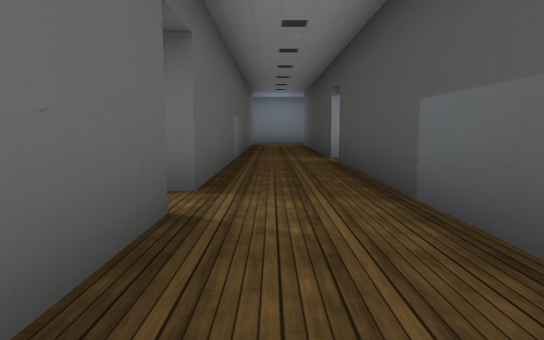
view 1 (above)

18 first-person views from a walk through a Unity game level. The camera is 1.2 m above the floor, tilts 6° down and sees 70° across. The floor is counted in squares, 2 m on a side. Each view is taken from the middle of a square. On the plan, view 1 faces up. The plan holds only what a view shows up to about 11 squares ahead; the rest is blank. The place goes on beyond the plan. The player character is not drawn. Some surface patterns are stand-ins.

view 2
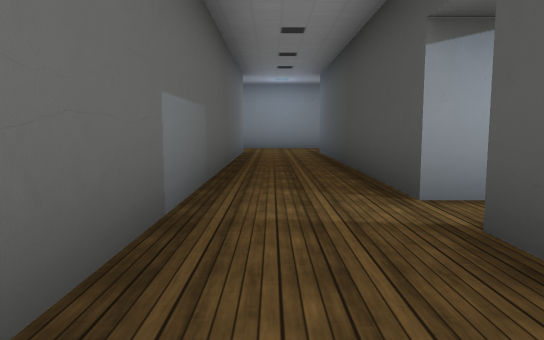

view 3
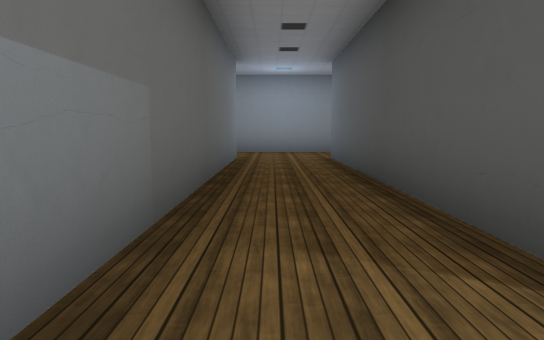

view 4
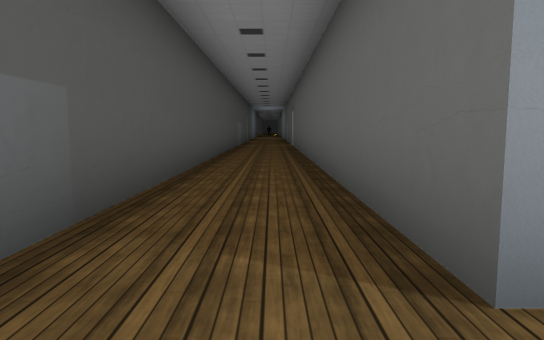

view 5
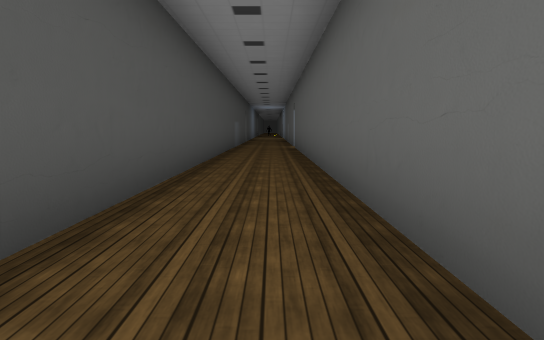

view 6
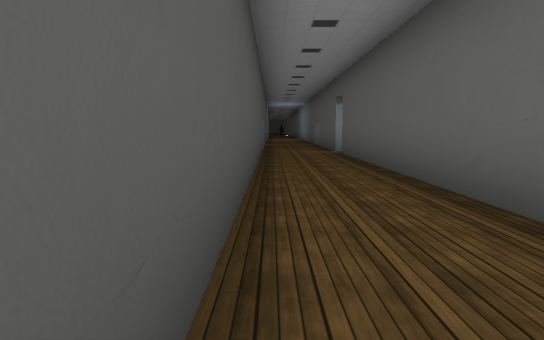

view 7
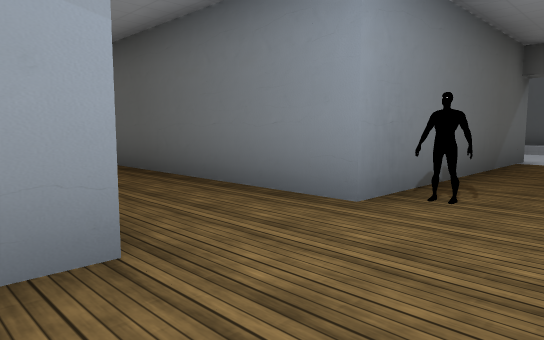

view 8
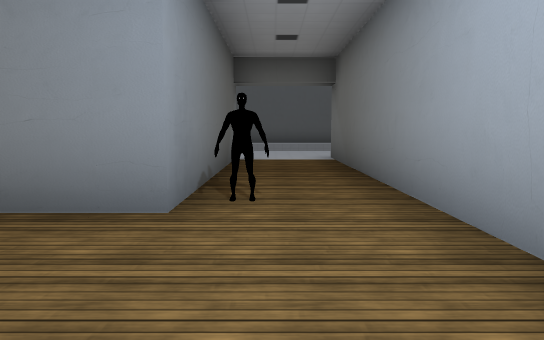

view 9
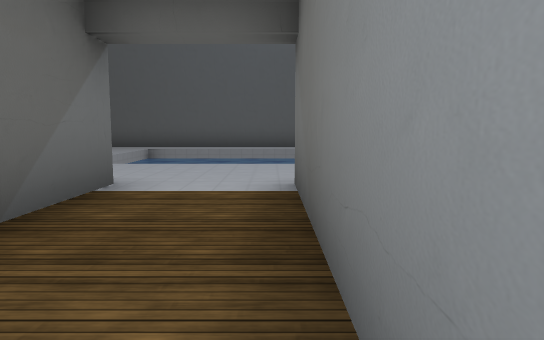

view 10
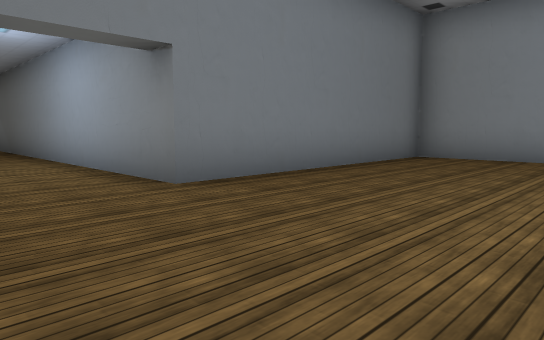

view 11
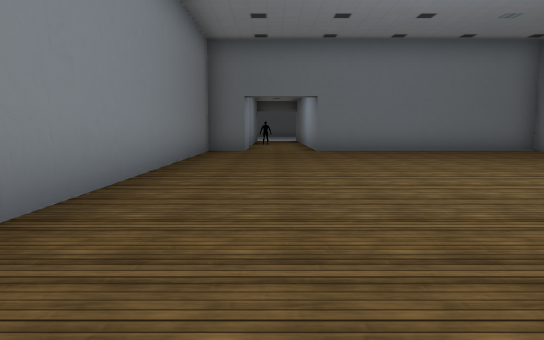

view 12
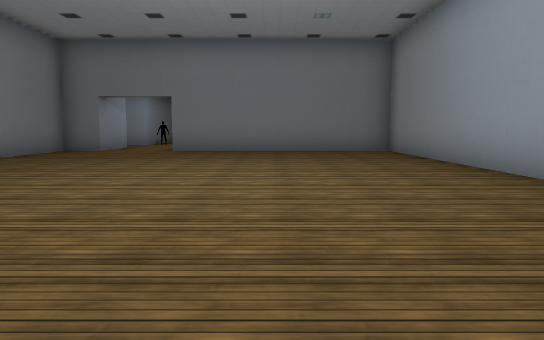

view 13
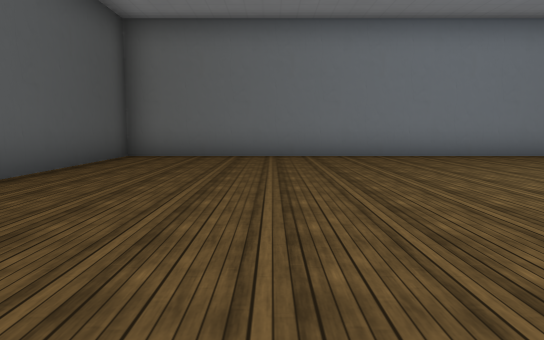

view 14
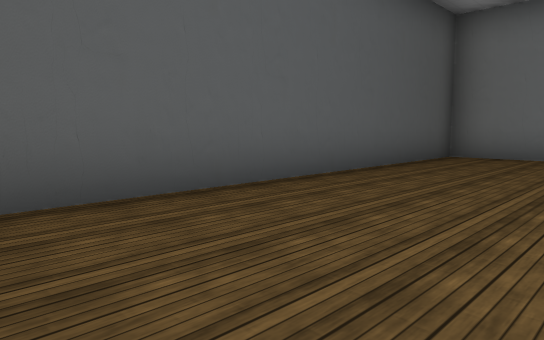

view 15
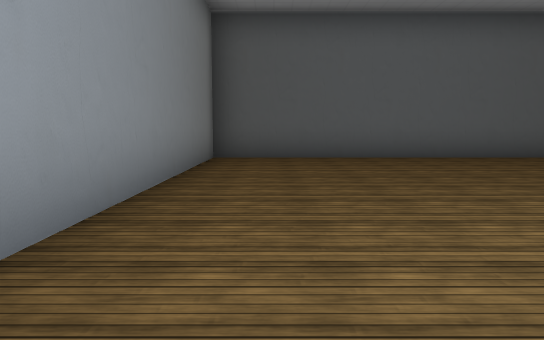

view 16
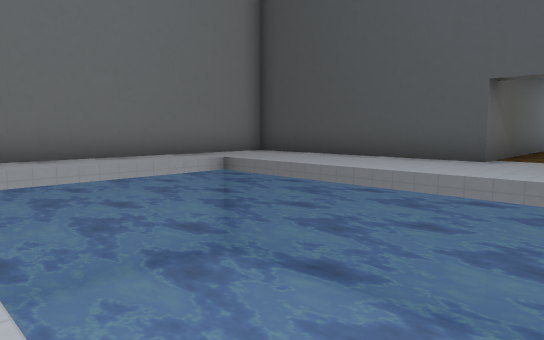

view 17
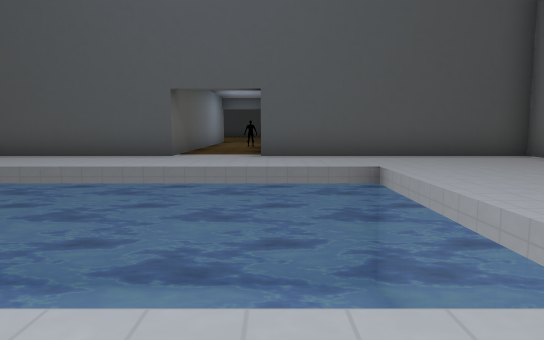

view 18
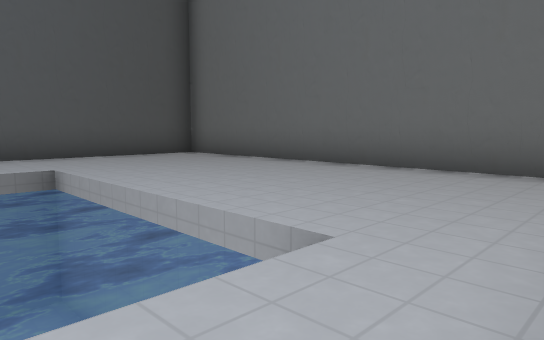

### Floor plan
Key: @ floor where view 1 was taken; # wall or solid block; . floor; ≈ water the walk keeps out of.
Columns run from 15 left of view 1 to 18 right of it. Each row starts with its distance up from view 1.
 24   ########        ################
 23   .......#        #..............#
 22   .......#        #..............#
 21   ≈≈≈≈≈..#        #..............#
 20   ≈≈≈≈≈..#        #..............#
 19   ≈≈≈≈≈..#        #..............#
 18  .≈≈≈≈≈..##########..............#
 17  .≈≈≈≈≈..........................#
 16  .≈≈≈≈≈..........................#
 15 ..≈≈≈≈≈..######..##..............#
 14 ..≈≈≈≈≈..#    #..#################
 13 .........#    #..#
 12 .........#    #..#
 11  ........#    #..#
 10  ........#    #..#
  9  #########    #..#
  8               #...
  7               #..#
  6               #..#
  5               #..#
  4               #..#
  3               ...#
  2               #..#
  1               #..#
  0               #@.#
 -1               #..#
 -2               #..#
 -3               #..#
 -4               #..#
 -5               #..#
 -6               #..#
 -7               #..#

Where each view was taken, in squares from view 1:
view 1: 0 up, 0 right, facing up
view 2: 5 up, 0 right, facing up
view 3: 7 up, 0 right, facing up
view 4: 4 up, 0 right, facing down
view 5: 3 up, 0 right, facing down
view 6: 0 up, 1 right, facing down
view 7: 17 up, 2 right, facing down-left
view 8: 16 up, 2 right, facing left
view 9: 17 up, 2 left, facing left
view 10: 15 up, 7 right, facing up-left
view 11: 16 up, 14 right, facing left
view 12: 20 up, 14 right, facing left
view 13: 23 up, 14 right, facing down
view 14: 23 up, 14 right, facing down-right
view 15: 22 up, 9 right, facing right
view 16: 15 up, 14 left, facing up-right
view 17: 15 up, 15 left, facing right
view 18: 15 up, 15 left, facing down-right
